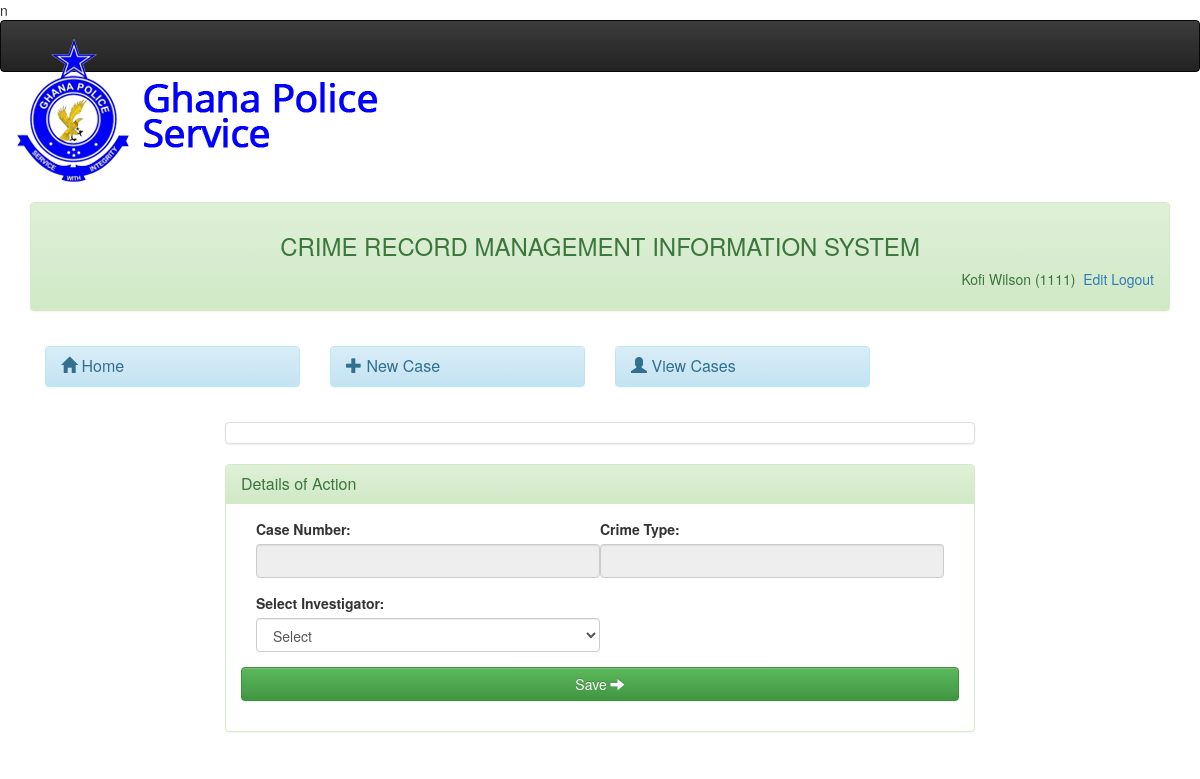
/officer/assigncase.php (signed in), run on the app's committed database.
### tables this page shows
CREATE TABLE `userlogin` (
  `id` int(11) NOT NULL,
  `staffid` varchar(20) NOT NULL,
  `status` varchar(50) NOT NULL,
  `password` varchar(50) NOT NULL,
  `surname` varchar(50) NOT NULL,
  `othernames` varchar(50) NOT NULL
);

### officer/session.php (called while the page is built, shortened)
<?php
$session_id=$_SESSION['staffid'];
?>

### officer/assigncase.php (the view, shortened to what this page needs)
n<?php
include('header.php');
include('dbconnect.php');
 ?>
<div class="container-fluid">
      <?php include('menubar.php')?>
	<?php
	$caseid=$_GET['caseid'];
	$casetype='';
	?>
<div class="container-fluid">
	<div class="col-md-2"></div>
	<div class="col-md-8">
		<ul class="list-group" id="myinfo" >
			<li class="list-group-item" id="mylist"></li>
		</ul>
			<div class="panel panel-success">
					  	<div class="panel-heading">
					  		<h3 class="panel-title">Details of Action</h3>
					  	</div>
			<div class="panel-body">
			 <div class="container-fluid">
					<form class="form-horizontal" action="saveassigncase.php" method="post" role="form">
					  	<div class="form-row">
					  	<div class="col-md-6">
					  		<div class="form-group">
					    		<label for="">Case Number:</label>
					    		  <input type="text" readonly="" class="form-control" name="caseid" value="<?php echo $caseid?>">
					  		</div>
					  	</div>
					  	<div class="col-md-6">
					  		<div class="form-group">
					    		<label for="">Crime Type:</label>
					    		  <input type="text" class="form-control" readonly="" name="crime" value="<?php echo $casetype?>">
					  		</div>
					  	</div>
					  	 </div>
					  	<div class="form-row">
					  	<div class="col-md-6">
					  	<div class="form-group">
									    <label for="">Select Investigator:</label>
									    <select class="form-control" name="investigator" id ="crime">
									    <option selected="selected" value="">Select</option>
										?> </select>
							 </div>
						</div>
					  	 </div>
					  <div class="form-group">
					  <button  type="submit" name="saveassign" class="btn btn-success form-control">Save
					  <span class="glyphicon glyphicon-arrow-right" aria-hidden="true"></span>
					  </button>
					</div>
					</form>
				</div>
			</div>
		</div>
	</div>
	<div class="col-md-2"></div>
</div>
</body>
</html>

### officer/menubar.php
<div class="col-md-12">
	<div class="panel panel-success">
		<div class="panel-heading" style="padding-bottom: 40px;">
			<center><h3>CRIME RECORD MANAGEMENT INFORMATION SYSTEM</h3></center>
					<?php
					include('session.php');
					include('dbconnect.php');
					$query= mysqli_query($dbcon,"select * from userlogin where staffid = '$session_id'")or die(mysql_error());
					$row = mysqli_fetch_array($query);
					?>
                           <span class="pull-right">
                              <?php echo $row['surname']." ". $row['othernames']." (" .$row['staffid'].")";  ?>
                                 <a href="profile.php"><i class="icon-signout icon-large"></i>&nbsp;Edit</a><a href="logout.php"><i class="icon-signout icon-large"></i>&nbsp;Logout</a>
                                 </span>
                   </div>
		</div>
		<div class="panel-body">
			<div class="row">
				<div class="col-md-3">
					<div class="panel panel-info">
						<div class="panel-heading">
							<h3 class="panel-title"> <a href="index.php">
								<span class="glyphicon glyphicon-home" aria-hidden="true"></span> Home</a>
						</div>
					</div>
				</div>
				<div class="col-md-3">
					<div class="panel panel-info">
						<div class="panel-heading">
							<h3 class="panel-title"> <a href="addcompl.php">
								<span class="glyphicon glyphicon-plus" aria-hidden="true"></span>
							New Case</a>
							</h3>
						</div>
					</div>
				</div>
				<div class="col-md-3">
					<div class="panel panel-info">
						<div class="panel-heading">
							<h3 class="panel-title"> <a href="caseview.php">
								<span class="glyphicon glyphicon-user" aria-hidden="true"></span> View Cases</a>
						</div>
					</div>
				</div>
			</div>
		</div>
	</div>
</div>

### officer/assets/css/simple-sidebar.css (style rules this page uses)
body { overflow-x: hidden; }

### data on the page
userlogin: surname "Kofi", othernames "Wilson", staffid "1111"
